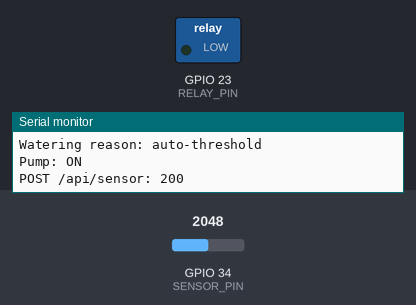
The sketch below on a simulated ESP32. Shown: switched loads named in the sketch (green lamp = pin HIGH), the last lines printed to the serial monitor. The inputs (shaded band) are chosen by the test bench; at power-on: GPIO 34 (SENSOR_PIN) = 2048. WiFi joins after 1.5 s; servers stay silent unless stated; uploads are accepted with an empty reply; the local clock reads 2024-03-15 10:24:30 at power-on unless the sketch sets it.

Above: at 3.6 s.
At 13.2 s:
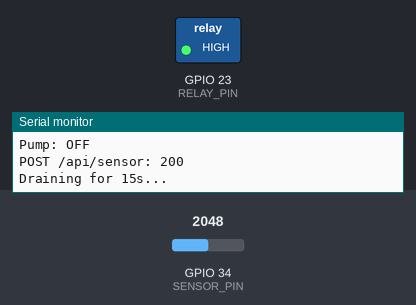
Timing chart, 0 to 26.7 s (numbered marks = the images above):
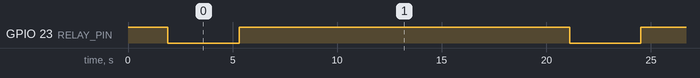

Measured:
- by itself, GPIO 23 (RELAY_PIN): alternates HIGH for 15.8 s and LOW for 3.4 s

The sketch:

iot.ino
```cpp
#include <WiFi.h>
#include <HTTPClient.h>
#include <WiFiClientSecure.h>
#include <ArduinoJson.h>
#include <time.h>

const char* SSID     = "Bancayrin Globe 2.4";
const char* PASSWORD = "NeutronColt";
const char* BASE_URL = "https://urchin-app-idc22.ondigitalocean.app";
const int   PLANT_ID = 1;

#define SENSOR_PIN  34
#define RELAY_PIN   23
#define DRY_VALUE   2559
#define WET_VALUE   1100

String irrigationMode    = "Hybrid";
String scheduleType      = "Daily";
int    scheduleDays      = 1;
String scheduleTime      = "08:00";
int    moistureThreshold = 35;
int    pumpDurationMs    = 3000;
int    drainTimeSec      = 15;
int    hoseLengthCm      = 0;

bool          manualWaterCommand = false;
unsigned long lastConfigFetch    = 0;
const unsigned long CONFIG_INTERVAL = 2000;

WiFiClientSecure secureClient;

// ── NTP time sync ────────────────────────────────────────────────────────────
void syncTime() {
  configTime(0, 0, "pool.ntp.org", "time.nist.gov");
  Serial.print("Syncing time");
  struct tm timeinfo;
  int retries = 0;
  while (!getLocalTime(&timeinfo) && retries < 20) {
    Serial.print(".");
    delay(500);
    retries++;
  }
  if (retries < 20) {
    Serial.println("\nTime synced!");
  } else {
    Serial.println("\nTime sync failed — continuing anyway");
  }
}

// ── Sensor helpers ───────────────────────────────────────────────────────────
int readSmoothed(int pin, int samples = 10) {
  long sum = 0;
  for (int i = 0; i < samples; i++) {
    sum += analogRead(pin);
    delay(10);
  }
  return sum / samples;
}

int getMoisturePercent() {
  int raw = readSmoothed(SENSOR_PIN);
  int pct = map(raw, DRY_VALUE, WET_VALUE, 0, 100);
  return constrain(pct, 0, 100);
}

// ── WiFi ─────────────────────────────────────────────────────────────────────
void connectWiFi() {
  WiFi.begin(SSID, PASSWORD);
  Serial.print("Connecting to WiFi");
  while (WiFi.status() != WL_CONNECTED) {
    delay(500);
    Serial.print(".");
  }
  Serial.println();
  Serial.print("Connected! IP: ");
  Serial.println(WiFi.localIP());
}

// ── HTTP helpers ─────────────────────────────────────────────────────────────
void clearTriggerOnServer() {
  if (WiFi.status() != WL_CONNECTED) return;

  HTTPClient http;
  String url = String(BASE_URL) + "/api/plants/" + String(PLANT_ID) + "/clear-trigger";
  http.begin(secureClient, url);
  http.addHeader("Content-Type", "application/json");
  int code = http.POST("{}");
  Serial.print("POST /clear-trigger: ");
  Serial.println(code);
  http.end();
}

void fetchConfig() {
  if (WiFi.status() != WL_CONNECTED) return;

  HTTPClient http;
  String url = String(BASE_URL) + "/api/plants/" + String(PLANT_ID);
  http.begin(secureClient, url);
  http.setTimeout(10000);
  int code = http.GET();

  if (code == 200) {
    String payload = http.getString();
    StaticJsonDocument<512> doc;
    DeserializationError err = deserializeJson(doc, payload);

    if (!err) {
      if (!doc["manualTrigger"].isNull() && doc["manualTrigger"].as<bool>()) {
        manualWaterCommand = true;
        clearTriggerOnServer();
        Serial.println("Manual trigger received and cleared on server");
      }

      JsonObject config = doc["config"];
      if (!config.isNull()) {
        irrigationMode    = config["irrigationMode"]    | irrigationMode;
        scheduleType      = config["scheduleType"]      | scheduleType;
        scheduleDays      = config["scheduleDays"]      | scheduleDays;
        scheduleTime      = config["scheduleTime"]      | scheduleTime;
        moistureThreshold = config["moistureThreshold"] | moistureThreshold;
        pumpDurationMs    = config["pumpDurationMs"]    | pumpDurationMs;
        drainTimeSec      = config["drainTimeSec"]      | drainTimeSec;
        hoseLengthCm      = config["hoseLengthCm"]      | hoseLengthCm;
      }

      Serial.println("=== Config refreshed ===");
      Serial.print("  mode=");         Serial.println(irrigationMode);
      Serial.print("  threshold=");    Serial.print(moistureThreshold); Serial.println("%");
      Serial.print("  pumpDuration="); Serial.print(pumpDurationMs);    Serial.println("ms");
      Serial.print("  drainTime=");    Serial.print(drainTimeSec);      Serial.println("s");
      Serial.print("  hoseLengthCm="); Serial.println(hoseLengthCm);
      Serial.print("  manual=");       Serial.println(manualWaterCommand);
    } else {
      Serial.print("JSON parse error: ");
      Serial.println(err.c_str());
    }
  } else {
    Serial.print("Config fetch failed, HTTP: ");
    Serial.println(code);
    if (code < 0) {
      Serial.print("SSL/Connection error: ");
      Serial.println(secureClient.lastError(nullptr, 0));
    }
  }

  http.end();
}

void sendToBackend(int raw, int pct, bool pump) {
  if (WiFi.status() != WL_CONNECTED) return;

  HTTPClient http;
  String url = String(BASE_URL) + "/api/sensor";
  http.begin(secureClient, url);
  http.addHeader("Content-Type", "application/json");
  http.setTimeout(10000);

  StaticJsonDocument<128> doc;
  doc["raw"]      = raw;
  doc["moisture"] = pct;
  doc["pump"]     = pump;

  String body;
  serializeJson(doc, body);
  int code = http.POST(body);

  Serial.print("POST /api/sensor: ");
  Serial.println(code);
  http.end();
}

// ── Pump control ─────────────────────────────────────────────────────────────
void pumpOn()  { digitalWrite(RELAY_PIN, LOW);  Serial.println("Pump: ON");  }
void pumpOff() { digitalWrite(RELAY_PIN, HIGH); Serial.println("Pump: OFF"); }

void doWaterSession(const char* reason) {
  Serial.print("Watering reason: ");
  Serial.println(reason);

  pumpOn();
  sendToBackend(readSmoothed(SENSOR_PIN), getMoisturePercent(), true);
  delay(pumpDurationMs);
  pumpOff();
  sendToBackend(readSmoothed(SENSOR_PIN), getMoisturePercent(), false);

  Serial.print("Draining for ");
  Serial.print(drainTimeSec);
  Serial.println("s...");
  delay((unsigned long)drainTimeSec * 1000UL);
}

// ── Watering logic ───────────────────────────────────────────────────────────
bool shouldWater(int moisture) {
  if (irrigationMode == "Manual") {
    if (manualWaterCommand) {
      manualWaterCommand = false;
      return true;
    }
    return false;
  }

  if (irrigationMode == "Automatic") {
    return moisture <= moistureThreshold;
  }

  if (irrigationMode == "Hybrid") {
    if (manualWaterCommand) {
      manualWaterCommand = false;
      return true;
    }
    return moisture <= moistureThreshold;
  }

  return false;
}

// ── Setup & loop ─────────────────────────────────────────────────────────────
void setup() {
  Serial.begin(115200);
  pinMode(RELAY_PIN, OUTPUT);
  pumpOff();

  connectWiFi();
  syncTime();

  // Skip certificate verification — works with any Render/Let's Encrypt cert
  // Replace with a pinned root CA in production if you want full validation
  secureClient.setInsecure();

  fetchConfig();
}

void loop() {
  // Reconnect WiFi if dropped
  if (WiFi.status() != WL_CONNECTED) {
    Serial.println("WiFi lost, reconnecting...");
    connectWiFi();
  }

  if (millis() - lastConfigFetch >= CONFIG_INTERVAL) {
    fetchConfig();
    lastConfigFetch = millis();
  }

  int raw      = readSmoothed(SENSOR_PIN);
  int moisture = getMoisturePercent();

  Serial.print("Raw: ");           Serial.print(raw);
  Serial.print(" | Moisture: ");   Serial.print(moisture);
  Serial.print("% | Threshold: "); Serial.print(moistureThreshold);
  Serial.print("% | Mode: ");      Serial.println(irrigationMode);

  if (shouldWater(moisture)) {
    doWaterSession(manualWaterCommand == false ? "auto-threshold" : "manual-trigger");
    fetchConfig();
    lastConfigFetch = millis();
  } else {
    pumpOff();
    sendToBackend(raw, moisture, false);
    delay(2000);
  }
}
```
